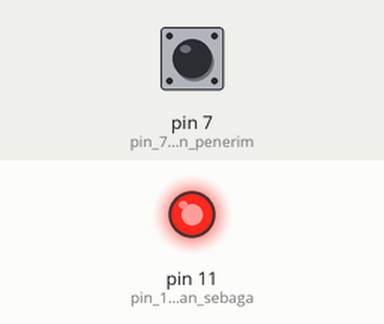
Recording of a sketch running on a simulated Arduino Uno, built with avr-gcc and run on an emulated ATmega328P. Parts: output pins drawn as LEDs (lit = HIGH). The inputs (shaded band) are chosen by the test bench; at power-on: pin 7 (pin_7_difungsikan_penerim) HIGH.

Above: at 1.2 s.
1.3 s: pin 7 (pin_7_difungsikan_penerim) driven LOW
At 2.5 s:
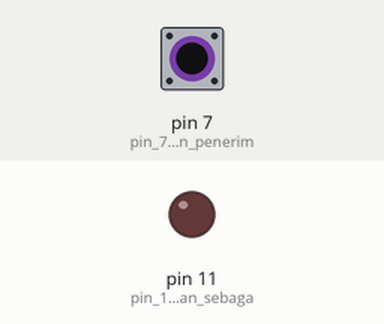
2.8 s: pin 7 (pin_7_difungsikan_penerim) driven HIGH
At 3.9 s:
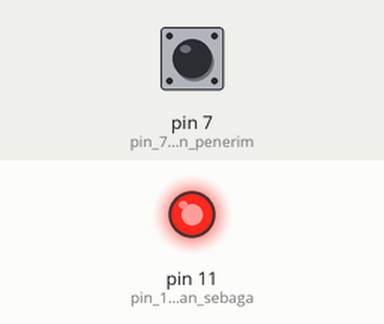
Timing chart, 0 to 5.8 s (numbered marks = the images above; inputs shaded):
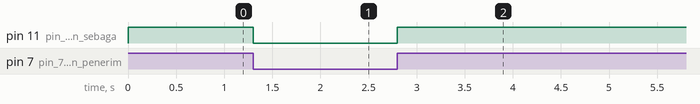

The sketch:

sketch.ino
```cpp
void setup() {
  // put your setup code here, to run once:
  pinMode(11, OUTPUT); // pin 13 difungsikan sebagai output yaitu LED
  pinMode(7, INPUT); // pin 7 difungsikan penerima input dari pushbutton

}

void loop() {
  // put your main code here, to run repeatedly:
if(digitalRead(7) == HIGH){
  digitalWrite(11, HIGH);
}else{
  digitalWrite(11, LOW);
}
}
```

Measured:
- after the input at 1.3 s, pin 11 (pin_13_difungsikan_sebaga): HIGH → LOW at once
- after the input at 2.8 s, pin 11 (pin_13_difungsikan_sebaga): LOW → HIGH at once
